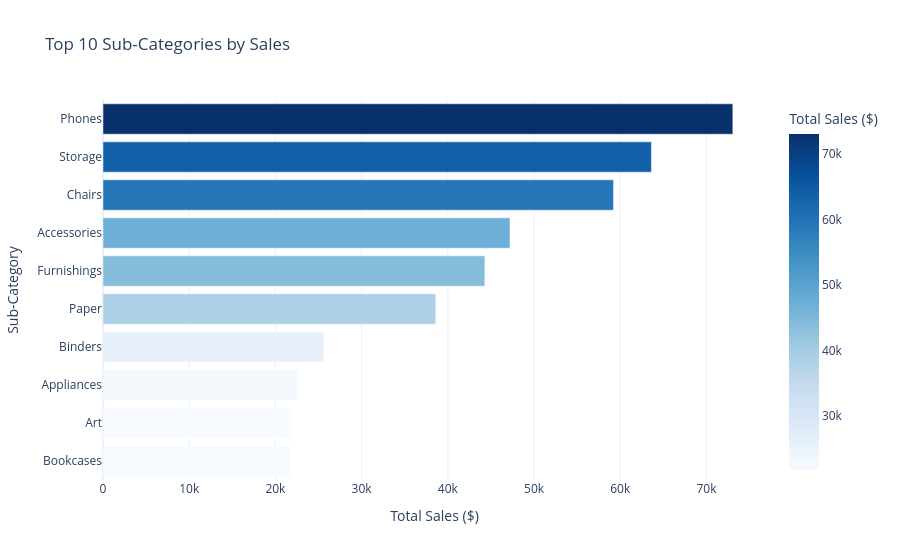

Source (notebook cell):
### Code cell
# Cell 14 – Plotly Bar: Top 10 Sub-Categories by Sales
subcat_sales = df.groupby('Sub-Category')['Sales'].sum().reset_index()
subcat_sales = subcat_sales.sort_values('Sales', ascending=False).head(10)

fig = px.bar(subcat_sales, x='Sales', y='Sub-Category',
             orientation='h', color='Sales',
             color_continuous_scale='Blues',
             title='Top 10 Sub-Categories by Sales',
             labels={'Sales': 'Total Sales ($)'},
             template='plotly_white')
fig.update_layout(yaxis={'categoryorder': 'total ascending'})
fig.write_html('../reports/html/02_plotly_top10_subcategories.html')
fig.show()
print('Saved: 02_plotly_top10_subcategories.html')

### Figure 1 — Plotly figure (JSON) as saved in the notebook; plotly's stock layout.template omitted (floating-point values rounded to 4 significant figures)
{"data": [{"hovertemplate": "Total Sales ($)=%{marker.color}<br>Sub-Category=%{y}<extra></extra>", "legendgroup": "", "marker": {"color": [73060.0, 63620.0, 59220.0, 47210.0, 44300.0, 38600.0, 25630.0, 22640.0, 21860.0, 21770.0], "coloraxis": "coloraxis", "pattern": {"shape": ""}}, "name": "", "orientation": "h", "showlegend": false, "textposition": "auto", "x": [73060.0, 63620.0, 59220.0, 47210.0, 44300.0, 38600.0, 25630.0, 22640.0, 21860.0, 21770.0], "xaxis": "x", "y": ["Phones", "Storage", "Chairs", "Accessories", "Furnishings", "Paper", "Binders", "Appliances", "Art", "Bookcases"], "yaxis": "y", "type": "bar"}], "layout": {"xaxis": {"anchor": "y", "domain": [0.0, 1.0], "title": {"text": "Total Sales ($)"}}, "yaxis": {"anchor": "x", "domain": [0.0, 1.0], "title": {"text": "Sub-Category"}, "categoryorder": "total ascending"}, "coloraxis": {"colorbar": {"title": {"text": "Total Sales ($)"}}, "colorscale": [[0.0, "rgb(247,251,255)"], [0.125, "rgb(222,235,247)"], [0.25, "rgb(198,219,239)"], [0.375, "rgb(158,202,225)"], [0.5, "rgb(107,174,214)"], [0.625, "rgb(66,146,198)"], [0.75, "rgb(33,113,181)"], [0.875, "rgb(8,81,156)"], [1.0, "rgb(8,48,107)"]], "autocolorscale": false}, "legend": {"tracegroupgap": 0}, "title": {"text": "Top 10 Sub-Categories by Sales"}, "barmode": "relative"}}
